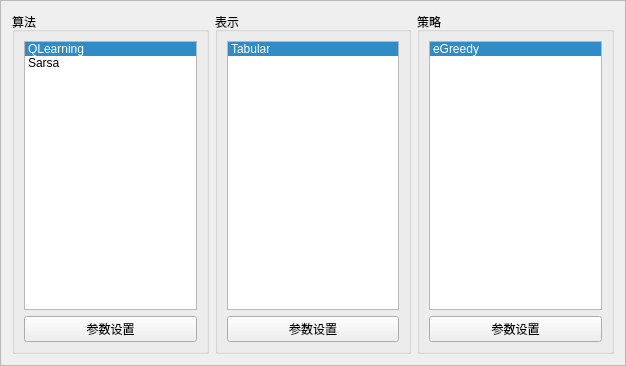
<?xml version="1.0" encoding="UTF-8"?>
<ui version="4.0">
 <class>Frame</class>
 <widget class="QFrame" name="Frame">
  <property name="geometry">
   <rect>
    <x>0</x>
    <y>0</y>
    <width>626</width>
    <height>366</height>
   </rect>
  </property>
  <property name="windowTitle">
   <string>Frame</string>
  </property>
  <property name="frameShape">
   <enum>QFrame::StyledPanel</enum>
  </property>
  <property name="frameShadow">
   <enum>QFrame::Raised</enum>
  </property>
  <layout class="QGridLayout" name="gridLayout">
   <item row="0" column="0">
    <widget class="QGroupBox" name="groupBox">
     <property name="title">
      <string>算法</string>
     </property>
     <layout class="QVBoxLayout" name="verticalLayout">
      <item>
       <widget class="QListWidget" name="lstAgent">
        <property name="toolTip">
         <string>&lt;html&gt;&lt;head/&gt;&lt;body&gt;&lt;p&gt;please select a algorithm to use&lt;/p&gt;&lt;/body&gt;&lt;/html&gt;</string>
        </property>
        <property name="currentRow">
         <number>0</number>
        </property>
        <item>
         <property name="text">
          <string>QLearning</string>
         </property>
        </item>
        <item>
         <property name="text">
          <string>Sarsa</string>
         </property>
        </item>
       </widget>
      </item>
      <item>
       <widget class="QPushButton" name="btnConfigAgent">
        <property name="text">
         <string>参数设置</string>
        </property>
       </widget>
      </item>
     </layout>
    </widget>
   </item>
   <item row="0" column="2">
    <widget class="QGroupBox" name="groupBox_3">
     <property name="title">
      <string>策略</string>
     </property>
     <layout class="QVBoxLayout" name="verticalLayout_3">
      <item>
       <widget class="QListWidget" name="lstPolicy">
        <property name="toolTip">
         <string>&lt;html&gt;&lt;head/&gt;&lt;body&gt;&lt;p&gt;please select a algorithm to use&lt;/p&gt;&lt;/body&gt;&lt;/html&gt;</string>
        </property>
        <property name="currentRow">
         <number>0</number>
        </property>
        <item>
         <property name="text">
          <string>eGreedy</string>
         </property>
        </item>
       </widget>
      </item>
      <item>
       <widget class="QPushButton" name="btnConfigPolicy">
        <property name="text">
         <string>参数设置</string>
        </property>
       </widget>
      </item>
     </layout>
    </widget>
   </item>
   <item row="0" column="1">
    <widget class="QGroupBox" name="groupBox_2">
     <property name="title">
      <string>表示</string>
     </property>
     <layout class="QVBoxLayout" name="verticalLayout_2">
      <item>
       <widget class="QListWidget" name="lstRepresentation">
        <property name="toolTip">
         <string>&lt;html&gt;&lt;head/&gt;&lt;body&gt;&lt;p&gt;please select a algorithm to use&lt;/p&gt;&lt;/body&gt;&lt;/html&gt;</string>
        </property>
        <property name="currentRow">
         <number>0</number>
        </property>
        <item>
         <property name="text">
          <string>Tabular</string>
         </property>
        </item>
       </widget>
      </item>
      <item>
       <widget class="QPushButton" name="btnConfigRepresentation">
        <property name="text">
         <string>参数设置</string>
        </property>
       </widget>
      </item>
     </layout>
    </widget>
   </item>
  </layout>
 </widget>
 <resources/>
 <connections/>
</ui>
